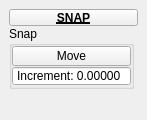
<?xml version="1.0" encoding="UTF-8"?>
<ui version="4.0">
 <class>QtUi</class>
 <widget class="QMainWindow" name="QtUi">
  <property name="geometry">
   <rect>
    <x>0</x>
    <y>0</y>
    <width>147</width>
    <height>120</height>
   </rect>
  </property>
  <property name="maximumSize">
   <size>
    <width>999</width>
    <height>999</height>
   </size>
  </property>
  <property name="windowTitle">
   <string>Toolkit</string>
  </property>
  <property name="tabShape">
   <enum>QTabWidget::Triangular</enum>
  </property>
  <property name="dockNestingEnabled">
   <bool>true</bool>
  </property>
  <property name="dockOptions">
   <set>QMainWindow::AllowNestedDocks|QMainWindow::AllowTabbedDocks|QMainWindow::AnimatedDocks|QMainWindow::ForceTabbedDocks</set>
  </property>
  <property name="bnabled" stdset="0">
   <bool>true</bool>
  </property>
  <widget class="QWidget" name="mainWindow">
   <property name="palette">
    <palette>
     <active>
      <colorrole role="Highlight">
       <brush brushstyle="SolidPattern">
        <color alpha="255">
         <red>168</red>
         <green>152</green>
         <blue>250</blue>
        </color>
       </brush>
      </colorrole>
     </active>
     <inactive>
      <colorrole role="Highlight">
       <brush brushstyle="SolidPattern">
        <color alpha="255">
         <red>168</red>
         <green>152</green>
         <blue>250</blue>
        </color>
       </brush>
      </colorrole>
     </inactive>
     <disabled>
      <colorrole role="Highlight">
       <brush brushstyle="SolidPattern">
        <color alpha="255">
         <red>168</red>
         <green>152</green>
         <blue>250</blue>
        </color>
       </brush>
      </colorrole>
     </disabled>
    </palette>
   </property>
   <layout class="QVBoxLayout" name="verticalLayout_2">
    <item>
     <layout class="QVBoxLayout" name="verticalLayout">
      <property name="spacing">
       <number>0</number>
      </property>
      <item>
       <widget class="PushButtonDraggable" name="draggable_header">
        <property name="minimumSize">
         <size>
          <width>19</width>
          <height>17</height>
         </size>
        </property>
        <property name="maximumSize">
         <size>
          <width>999</width>
          <height>17</height>
         </size>
        </property>
        <property name="font">
         <font>
          <weight>75</weight>
          <bold>true</bold>
          <underline>true</underline>
         </font>
        </property>
        <property name="text">
         <string>SNAP</string>
        </property>
        <property name="checkable">
         <bool>true</bool>
        </property>
       </widget>
      </item>
      <item>
       <widget class="QGroupBox" name="duplicate">
        <property name="minimumSize">
         <size>
          <width>125</width>
          <height>0</height>
         </size>
        </property>
        <property name="maximumSize">
         <size>
          <width>125</width>
          <height>999</height>
         </size>
        </property>
        <property name="title">
         <string>Snap</string>
        </property>
        <layout class="QGridLayout" name="gridLayout_4">
         <property name="leftMargin">
          <number>0</number>
         </property>
         <property name="topMargin">
          <number>0</number>
         </property>
         <property name="rightMargin">
          <number>0</number>
         </property>
         <property name="bottomMargin">
          <number>0</number>
         </property>
         <property name="spacing">
          <number>0</number>
         </property>
         <item row="1" column="0" colspan="3">
          <widget class="QDoubleSpinBox" name="s002">
           <property name="sizePolicy">
            <sizepolicy hsizetype="Fixed" vsizetype="Fixed">
             <horstretch>0</horstretch>
             <verstretch>0</verstretch>
            </sizepolicy>
           </property>
           <property name="minimumSize">
            <size>
             <width>0</width>
             <height>20</height>
            </size>
           </property>
           <property name="maximumSize">
            <size>
             <width>999</width>
             <height>20</height>
            </size>
           </property>
           <property name="toolTip">
            <string>Duplicate: transform X amount</string>
           </property>
           <property name="buttonSymbols">
            <enum>QAbstractSpinBox::NoButtons</enum>
           </property>
           <property name="prefix">
            <string>Increment: </string>
           </property>
           <property name="decimals">
            <number>5</number>
           </property>
           <property name="minimum">
            <double>-9999.000000000000000</double>
           </property>
           <property name="maximum">
            <double>9999.000000000000000</double>
           </property>
           <property name="singleStep">
            <double>0.250000000000000</double>
           </property>
           <property name="value">
            <double>0.000000000000000</double>
           </property>
          </widget>
         </item>
         <item row="0" column="0" colspan="3">
          <widget class="QPushButton" name="chk016">
           <property name="minimumSize">
            <size>
             <width>0</width>
             <height>20</height>
            </size>
           </property>
           <property name="maximumSize">
            <size>
             <width>999</width>
             <height>20</height>
            </size>
           </property>
           <property name="toolTip">
            <string/>
           </property>
           <property name="text">
            <string>Move</string>
           </property>
           <property name="iconSize">
            <size>
             <width>18</width>
             <height>18</height>
            </size>
           </property>
           <property name="checkable">
            <bool>true</bool>
           </property>
           <property name="autoDefault">
            <bool>false</bool>
           </property>
           <property name="default">
            <bool>false</bool>
           </property>
           <property name="flat">
            <bool>false</bool>
           </property>
           <property name="bnabled" stdset="0">
            <bool>true</bool>
           </property>
          </widget>
         </item>
        </layout>
       </widget>
      </item>
      <item>
       <spacer name="verticalSpacer">
        <property name="orientation">
         <enum>Qt::Vertical</enum>
        </property>
        <property name="sizeHint" stdset="0">
         <size>
          <width>20</width>
          <height>40</height>
         </size>
        </property>
       </spacer>
      </item>
     </layout>
    </item>
   </layout>
  </widget>
 </widget>
 <customwidgets>
  <customwidget>
   <class>PushButtonDraggable</class>
   <extends>QPushButton</extends>
   <header>widgets.pushbuttondraggable.h</header>
  </customwidget>
 </customwidgets>
 <resources/>
 <connections/>
 <designerdata>
  <property name="gridDeltaX">
   <number>5</number>
  </property>
  <property name="gridDeltaY">
   <number>5</number>
  </property>
  <property name="gridSnapX">
   <bool>true</bool>
  </property>
  <property name="gridSnapY">
   <bool>true</bool>
  </property>
  <property name="gridVisible">
   <bool>true</bool>
  </property>
 </designerdata>
</ui>
